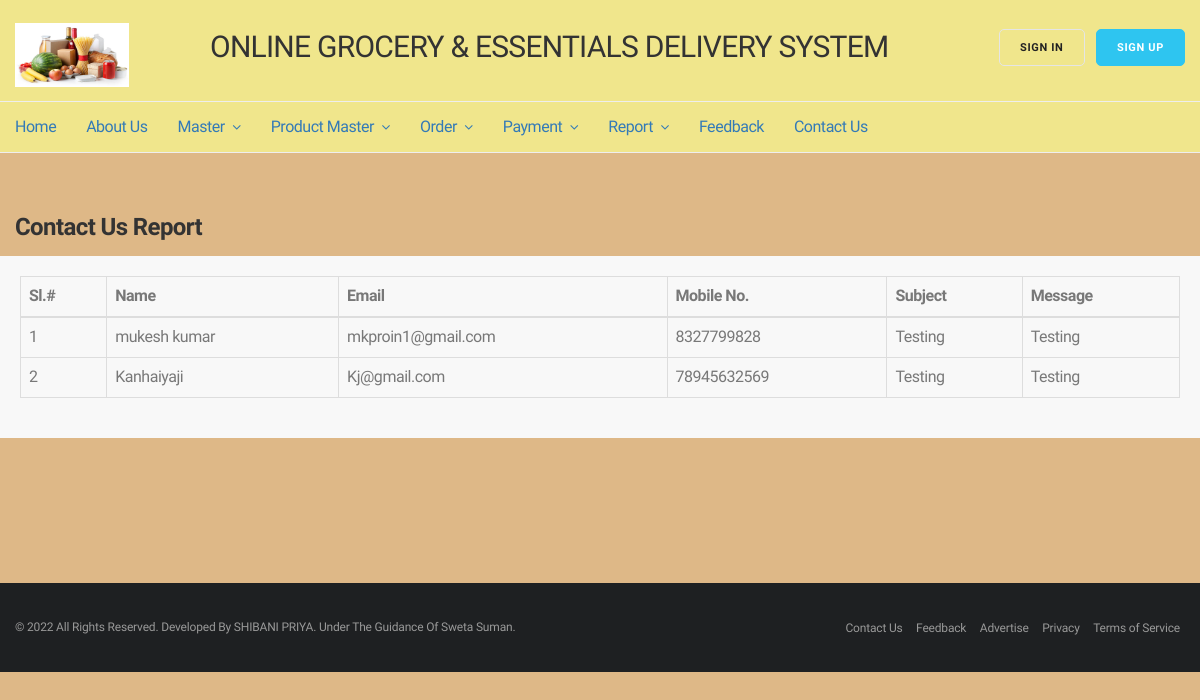
The page /GROCERY/viewContactUs.php on the database its author committed.
### tables this page shows
CREATE TABLE `contact_us` (
  `name` varchar(50) DEFAULT NULL,
  `mobile` varchar(50) DEFAULT NULL,
  `email` varchar(50) DEFAULT NULL,
  `subject` varchar(50) DEFAULT NULL,
  `message` varchar(100) DEFAULT NULL
);

### GROCERY/viewContactUs.php (the view, shortened to what this page needs)
<?php
include('config.php');
include("header.php") ?>
<?php
$query = "select * from contact_us ";
$arrResult = mysqli_query($conn, $query);
?>
<div class="container" id="min-height">
	<div class="row">
		<div class="col-md-12">
			<div class="padding-top-60">
				<h3 class="margin-bottom-15"><b>Contact Us Report</b></h3>
				<div class="row">
					<div class="col-md-12 col-sm-12 side-newsletter">
						<table class="table table-bordered">
							<thead>
								<tr>
									<th>Sl.#</th>
									<th>Name</th>
									<th>Email</th>
									<th>Mobile No.</th>
									<th>Subject</th>
									<th>Message</th>
								</tr>
							</thead>
							<tbody>
								<?php while($rows = $arrResult->fetch_array()){ ?>
								<tr>
									<td><?php echo ++$i; ?></td>
									<td><?php echo $rows['name']; ?></td>
									<td><?php echo $rows['email']; ?></td>
									<td><?php echo $rows['mobile']; ?></td>
									<td><?php echo $rows['subject']; ?></td>
									<td><?php echo $rows['message']; ?></td>
								</tr>
								<?php } ?>
							</tbody>
						</table>
					</div>
				</div>
			</div>
		</div>
	</div>
</div>
	<?php include("footer.php") ?>

### GROCERY/css/style.css (style rules this page uses)
body { font-family: 'Hind Vadodara'; font-size: 16px; font-weight: 400; line-height: 22px; color: #787878; letter-spacing: -0.030em; }
h1,h2,h3,h4,h5,h6 { font-family: 'Hind Vadodara'; color: #333333; font-weight: 400; margin: 0; }
h3 { font-size: 24px; line-height: 28px; letter-spacing: -0.025em; }
.container { max-width: 1200px; width: 100%; margin: 0 auto; }
body { position: relative; transition:.4s; left: 0px; }
.side-newsletter { background: #f8f8f8; padding: 20px; }
.margin-bottom-15 { margin-bottom: 15px; }

### GROCERY/viewContactUs.php (style rules this page uses)
#min-height { min-height: 25em; }

### rows shown on the page
contact_us: name "mukesh kumar", email "mkproin1@gmail.com", mobile "8327799828", subject "Testing", message "Testing"
contact_us: name "Kanhaiyaji", email "Kj@gmail.com", mobile "78945632569", subject "Testing", message "Testing"
